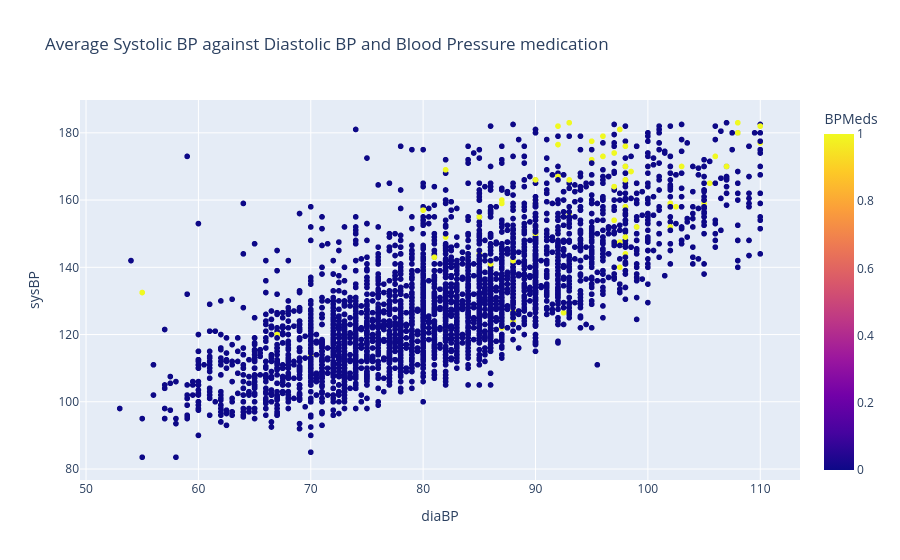

Source (notebook cell):
### Code cell
# VISUALIZING THE RELATIONSHIP BETWEEN  SYSTOLIC BLOOD PRESSURE AND DIASTOLIC BLOOD PRESSURE
fig = px.scatter(
    heart_diagnostic,
    x='diaBP',
    y='sysBP',
    color='BPMeds',
    title='Average Systolic BP against Diastolic BP and Blood Pressure medication'
)
fig.show()

plt.figure(figsize=(16, 12)) 
sns.scatterplot(
    x='diaBP',
    y='sysBP',
    data=heart_diagnostic,
    hue='BPMeds',
    s=30,
    alpha=0.8
)
plt.xlabel('Diastolic Blood Pressure (mmHg)')
plt.ylabel('Systolic Blood Pressure (mmHg)')
plt.title('Systolic vs Diastolic Blood Pressure by Hypertension Status')
plt.legend(title='On Blood Pressure Medication', labels=['No', 'Yes'])
plt.show()

plt.figure(figsize=(16, 12)) 
sns.boxplot(x='BPMeds', y='sysBP', hue='BPMeds',data=heart_diagnostic)
plt.xlabel('On Blood Pressure Medication (0 = No, 1 = Yes)')
plt.ylabel('Systolic BP (mmHg)')
plt.title('Systolic BP by Blood Pressure medication measure')
plt.show()

### Figure 1 — Plotly figure (JSON) as saved in the notebook; plotly's stock layout.template omitted (floating-point values rounded to 4 significant figures; data arrays with more than 128 entries replaced by an {"elided": "..."} marker saying what was removed)
{"data": [{"hovertemplate": "diaBP=%{x}<br>sysBP=%{y}<br>BPMeds=%{marker.color}<extra></extra>", "legendgroup": "", "marker": {"color": {"elided": "3936 float values"}, "coloraxis": "coloraxis", "symbol": "circle"}, "mode": "markers", "name": "", "showlegend": false, "type": "scattergl", "x": {"elided": "3936 float values"}, "xaxis": "x", "y": {"elided": "3936 float values"}, "yaxis": "y"}], "layout": {"coloraxis": {"colorbar": {"title": {"text": "BPMeds"}}, "colorscale": [[0, "#0d0887"], [0.1111, "#46039f"], [0.2222, "#7201a8"], [0.3333, "#9c179e"], [0.4444, "#bd3786"], [0.5556, "#d8576b"], [0.6667, "#ed7953"], [0.7778, "#fb9f3a"], [0.8889, "#fdca26"], [1, "#f0f921"]]}, "legend": {"tracegroupgap": 0}, "title": {"text": "Average Systolic BP against Diastolic BP and Blood Pressure medication"}, "xaxis": {"anchor": "y", "domain": [0, 1], "title": {"text": "diaBP"}}, "yaxis": {"anchor": "x", "domain": [0, 1], "title": {"text": "sysBP"}}}}
